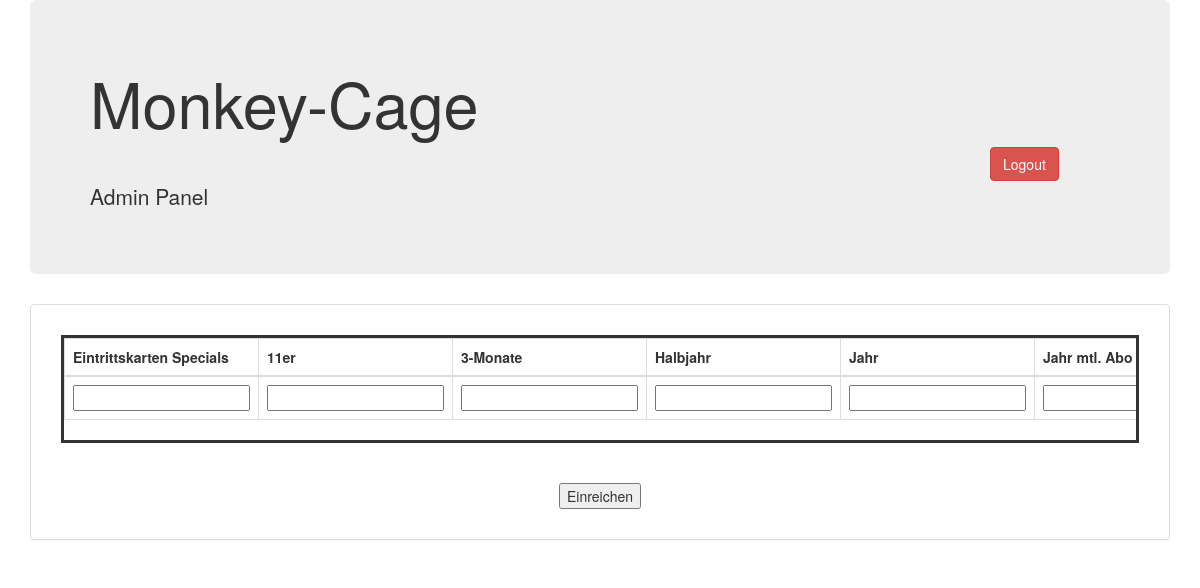
/admin/eintrittskarten.php (signed in), run on an earlier commit of the app's database.
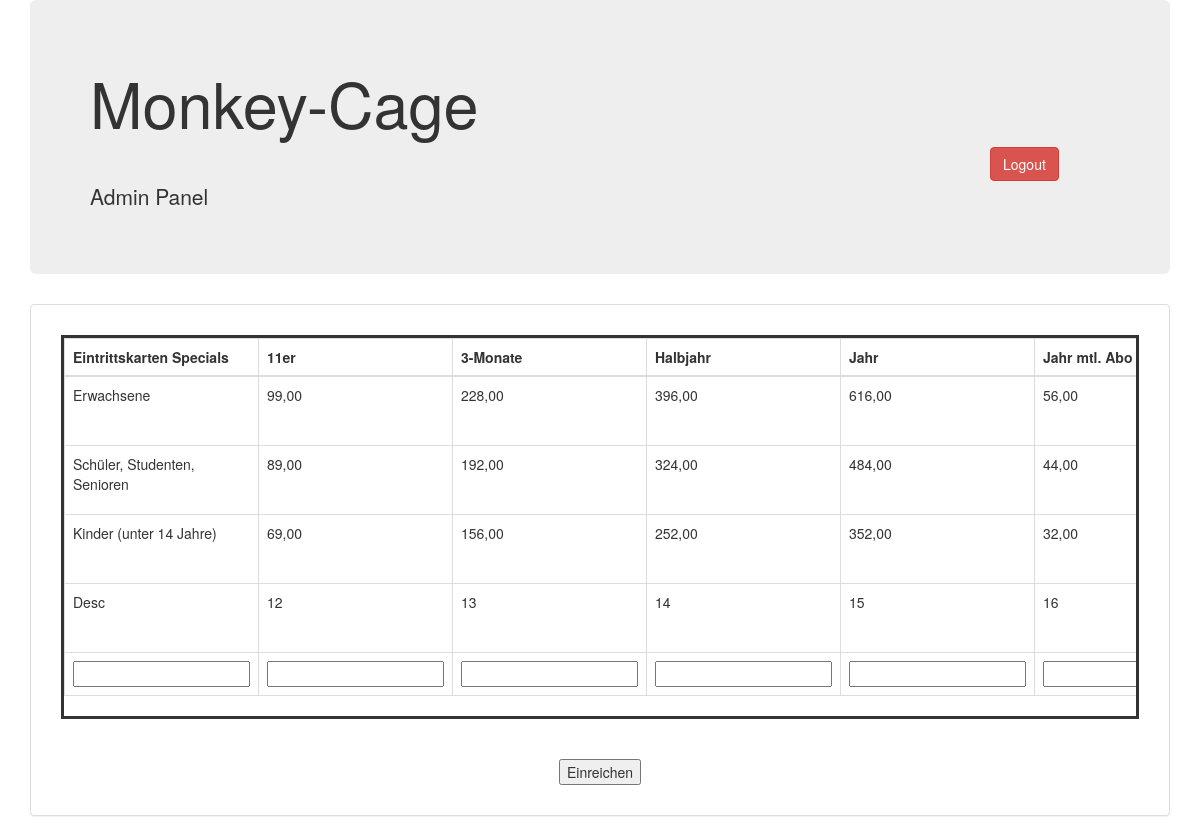
And on a later commit of the database.
### tables this page shows
CREATE TABLE `eintrittskarten` (
  `id` int(11) NOT NULL,
  `description` varchar(250) NOT NULL,
  `one11er` varchar(11) NOT NULL,
  `two3monate` varchar(11) NOT NULL,
  `threehalbjahr` varchar(11) NOT NULL,
  `fourjahr` varchar(11) NOT NULL,
  `fivejahrmtl` varchar(11) NOT NULL
);

### admin/eintrittskarten.php (the view, shortened to what this page needs)
<?php
if (!isset($_SESSION['user_email'])) {
  echo "<script>window.open('login.php?not_admin=You are not an admin !','_self')</script>";
}
else{
?>
<!DOCTYPE html>
<?php
include("db.php");
$select = mysql_query("SELECT * FROM eintrittskarten",$conn);
?>
<html>
<head>
  <link rel="stylesheet" href="http://maxcdn.bootstrapcdn.com/bootstrap/3.3.6/css/bootstrap.min.css">
  <link rel="stylesheet" href="http://cdnjs.cloudflare.com/ajax/libs/font-awesome/4.6.3/css/font-awesome.min.css">
</head>
<body>
  <div class="container">
  <div class="jumbotron">
  <h1>Monkey-Cage</h1>
  <a href="logout.php"  style="align-content: right; padding-left: 900px; padding-bottom: 300px " >  <button  type="button" class="btn btn-danger">Logout </button> </a>
  <p>Admin Panel</p>
  </div>
  <div class="panel panel-default">
  <div class="panel-body">
  <div class="panel-body">
  <form  name="myForm"   action=""   method="post" >
  <div  style="background-color: white; padding: 0px 0px 0px 0px; border-style: solid; overflow-x: scroll; ">
    <table class="table  table-bordered"  id="eintrittskarten_table" >
      <thead>
        <tr>
          <th>Eintrittskarten Specials</th>
          <th>11er</th>
          <th>3-Monate</th>
          <th>Halbjahr</th>
          <th>Jahr</th>
          <th>Jahr mtl. Abo</th>
        </tr>
      </thead>
      <tbody>
        <?php
        while ($row=mysql_fetch_array($select))
        {
         ?>
         <tr id="row<?php echo $row['id'];?>">
          <td id="description<?php echo $row['id'];?>"><?php echo $row['description'];?></td>
          <td id="one11er<?php echo $row['id'];?>"><?php echo $row['one11er'];?></td>
          <td id="two3monate<?php echo $row['id'];?>"><?php echo $row['two3monate'];?></td>
          <td id="threehalbjahr<?php echo $row['id'];?>"><?php echo $row['threehalbjahr'];?></td>
          <td id="fourjahr<?php echo $row['id'];?>"><?php echo $row['fourjahr'];?></td>
          <td id="fivejahrmtl<?php echo $row['id'];?>"><?php echo $row['fivejahrmtl'];?></td>
         </tr>
         <?php
        }
        ?>
        <tr id="new_row">
         <td><input type="text" id="new_description"></td>
         <td><input type="text" id="new_one11er"></td>
         <td><input type="text" id="new_two3monate"></td>
         <td><input type="text" id="new_threehalbjahr"></td>
         <td><input type="text" id="new_fourjahr"></td>
         <td><input type="text" id="new_fivejahrmtl"></td>
        </tr>
      </tbody>
    </table>
  </div>
  <div class="col-lg-12" style="text-align: center;">
  <br>
  <br>
  <input name="update"  type="submit" value="Einreichen" >
  </div>
</form>
</div>
</div>
</div>
</div>
</body>
</html>
<?php
}
?>

What changed in the data, as far as the page shows it:
added eintrittskarten: description "Erwachsene", one11er "99,00", two3monate "228,00", threehalbjahr "396,00", fourjahr "616,00", fivejahrmtl "56,00"
added eintrittskarten: description "Schüler, Studenten, Senioren", one11er "89,00", two3monate "192,00", threehalbjahr "324,00", fourjahr "484,00", fivejahrmtl "44,00"
added eintrittskarten: description "Kinder (unter 14 Jahre)", one11er "69,00", two3monate "156,00", threehalbjahr "252,00", fourjahr "352,00", fivejahrmtl "32,00"
added eintrittskarten: description "Desc", one11er "12", two3monate "13", threehalbjahr "14", fourjahr "15", fivejahrmtl "16"
